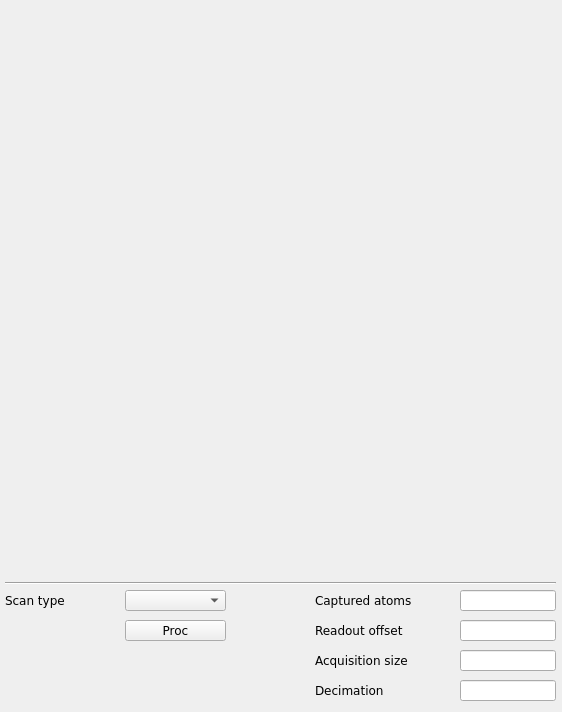
<?xml version="1.0" encoding="UTF-8"?>
<ui version="4.0">
 <class>mainWindow</class>
 <widget class="QMainWindow" name="mainWindow">
  <property name="geometry">
   <rect>
    <x>0</x>
    <y>0</y>
    <width>562</width>
    <height>712</height>
   </rect>
  </property>
  <property name="windowTitle">
   <string/>
  </property>
  <widget class="QWidget" name="centralwidget">
   <widget class="Line" name="line">
    <property name="geometry">
     <rect>
      <x>5</x>
      <y>575</y>
      <width>551</width>
      <height>16</height>
     </rect>
    </property>
    <property name="orientation">
     <enum>Qt::Horizontal</enum>
    </property>
   </widget>
   <widget class="caCartesianPlot" name="caCartesianPlot">
    <property name="geometry">
     <rect>
      <x>4</x>
      <y>10</y>
      <width>551</width>
      <height>561</height>
     </rect>
    </property>
    <property name="font">
     <font>
      <family>Sans</family>
      <pointsize>8</pointsize>
     </font>
    </property>
    <property name="Title" stdset="0">
     <string notr="true">SUM signal</string>
    </property>
    <property name="TitleX">
     <string notr="true">Bunches</string>
    </property>
    <property name="TitleY">
     <string notr="true">Arbitrary units</string>
    </property>
    <property name="channels_1" stdset="0">
     <string notr="true">;$(BPM):bunch_synth.Sum</string>
    </property>
    <property name="Style_1">
     <enum>caCartesianPlot::Lines</enum>
    </property>
    <property name="symbol_1">
     <enum>caCartesianPlot::Star1</enum>
    </property>
    <property name="color_1">
     <color>
      <red>255</red>
      <green>170</green>
      <blue>0</blue>
     </color>
    </property>
    <property name="channels_2" stdset="0">
     <string notr="true"/>
    </property>
    <property name="symbol_2">
     <enum>caCartesianPlot::Star2</enum>
    </property>
    <property name="color_2">
     <color>
      <red>6</red>
      <green>0</green>
      <blue>255</blue>
     </color>
    </property>
    <property name="plotMode">
     <enum>caCartesianPlot::PlotNPointsAndStop</enum>
    </property>
    <property name="countNumOrChannel" stdset="0">
     <string notr="true"/>
    </property>
    <property name="triggerChannel" stdset="0">
     <string notr="true"/>
    </property>
    <property name="foreground">
     <color alpha="0">
      <red>255</red>
      <green>255</green>
      <blue>255</blue>
     </color>
    </property>
    <property name="gridColor">
     <color>
      <red>0</red>
      <green>0</green>
      <blue>0</blue>
     </color>
    </property>
    <property name="XaxisScaling" stdset="0">
     <enum>caCartesianPlot::Auto</enum>
    </property>
    <property name="XaxisLimits">
     <string>0;100</string>
    </property>
    <property name="YaxisLimits">
     <string>-1000000;-900000</string>
    </property>
   </widget>
   <widget class="caTextEntry" name="tbtddcsynth_offs">
    <property name="geometry">
     <rect>
      <x>460</x>
      <y>620</y>
      <width>96</width>
      <height>21</height>
     </rect>
    </property>
    <property name="font">
     <font>
      <family>DejaVu Sans</family>
      <pointsize>10</pointsize>
     </font>
    </property>
    <property name="alignment">
     <set>Qt::AlignRight|Qt::AlignTrailing|Qt::AlignVCenter</set>
    </property>
    <property name="channel" stdset="0">
     <string notr="true">$(BPM):bunch_synth.OFFS</string>
    </property>
    <property name="fontScaleMode">
     <enum>caLineEdit::WidthAndHeight</enum>
    </property>
   </widget>
   <widget class="caTextEntry" name="tbtddcsynth_offs_2">
    <property name="geometry">
     <rect>
      <x>460</x>
      <y>590</y>
      <width>96</width>
      <height>21</height>
     </rect>
    </property>
    <property name="font">
     <font>
      <family>DejaVu Sans</family>
      <pointsize>10</pointsize>
     </font>
    </property>
    <property name="alignment">
     <set>Qt::AlignRight|Qt::AlignTrailing|Qt::AlignVCenter</set>
    </property>
    <property name="channel" stdset="0">
     <string notr="true">$(BPM):bunch:captured_atoms</string>
    </property>
    <property name="fontScaleMode">
     <enum>caLineEdit::WidthAndHeight</enum>
    </property>
   </widget>
   <widget class="caMessageButton" name="camessagebutton">
    <property name="geometry">
     <rect>
      <x>125</x>
      <y>620</y>
      <width>101</width>
      <height>21</height>
     </rect>
    </property>
    <property name="font">
     <font>
      <family>DejaVu Sans</family>
      <pointsize>9</pointsize>
     </font>
    </property>
    <property name="text">
     <string>Proc</string>
    </property>
    <property name="flat">
     <bool>false</bool>
    </property>
    <property name="fontScaleMode">
     <enum>EPushButton::WidthAndHeight</enum>
    </property>
    <property name="channel" stdset="0">
     <string notr="true">$(BPM):bunch_synth.PROC</string>
    </property>
    <property name="background">
     <color>
      <red>255</red>
      <green>255</green>
      <blue>255</blue>
     </color>
    </property>
    <property name="pressMessage">
     <string notr="true">1</string>
    </property>
   </widget>
   <widget class="QLabel" name="label_22">
    <property name="geometry">
     <rect>
      <x>315</x>
      <y>680</y>
      <width>181</width>
      <height>20</height>
     </rect>
    </property>
    <property name="font">
     <font>
      <family>DejaVu Sans</family>
      <pointsize>9</pointsize>
     </font>
    </property>
    <property name="text">
     <string>Decimation</string>
    </property>
   </widget>
   <widget class="caMenu" name="tbtddcsynth_scan">
    <property name="geometry">
     <rect>
      <x>125</x>
      <y>590</y>
      <width>101</width>
      <height>21</height>
     </rect>
    </property>
    <property name="font">
     <font>
      <family>DejaVu Sans</family>
      <pointsize>9</pointsize>
     </font>
    </property>
    <property name="channel" stdset="0">
     <string notr="true">$(BPM):bunch_synth.SCAN</string>
    </property>
   </widget>
   <widget class="caTextEntry" name="tbtddcsynth_ngrp_2">
    <property name="geometry">
     <rect>
      <x>460</x>
      <y>680</y>
      <width>96</width>
      <height>21</height>
     </rect>
    </property>
    <property name="font">
     <font>
      <family>DejaVu Sans</family>
      <pointsize>10</pointsize>
     </font>
    </property>
    <property name="alignment">
     <set>Qt::AlignRight|Qt::AlignTrailing|Qt::AlignVCenter</set>
    </property>
    <property name="channel" stdset="0">
     <string notr="true">$(BPM):bunch_synth:request_qualifiers:decimation</string>
    </property>
    <property name="precisionMode">
     <enum>caLineEdit::User</enum>
    </property>
    <property name="limitsMode">
     <enum>caLineEdit::User</enum>
    </property>
    <property name="maxValue">
     <double>100000.000000000000000</double>
    </property>
    <property name="minValue">
     <double>10.000000000000000</double>
    </property>
    <property name="fontScaleMode">
     <enum>caLineEdit::WidthAndHeight</enum>
    </property>
   </widget>
   <widget class="QLabel" name="label_20">
    <property name="geometry">
     <rect>
      <x>5</x>
      <y>590</y>
      <width>131</width>
      <height>20</height>
     </rect>
    </property>
    <property name="font">
     <font>
      <family>DejaVu Sans</family>
      <pointsize>9</pointsize>
     </font>
    </property>
    <property name="text">
     <string>Scan type</string>
    </property>
   </widget>
   <widget class="QLabel" name="label_21">
    <property name="geometry">
     <rect>
      <x>315</x>
      <y>620</y>
      <width>181</width>
      <height>20</height>
     </rect>
    </property>
    <property name="font">
     <font>
      <family>DejaVu Sans</family>
      <pointsize>9</pointsize>
     </font>
    </property>
    <property name="text">
     <string>Readout offset</string>
    </property>
   </widget>
   <widget class="QLabel" name="label_19">
    <property name="geometry">
     <rect>
      <x>315</x>
      <y>650</y>
      <width>181</width>
      <height>20</height>
     </rect>
    </property>
    <property name="font">
     <font>
      <family>DejaVu Sans</family>
      <pointsize>9</pointsize>
     </font>
    </property>
    <property name="text">
     <string>Acquisition size</string>
    </property>
   </widget>
   <widget class="caTextEntry" name="tbtddcsynth_ngrp">
    <property name="geometry">
     <rect>
      <x>460</x>
      <y>650</y>
      <width>96</width>
      <height>21</height>
     </rect>
    </property>
    <property name="font">
     <font>
      <family>DejaVu Sans</family>
      <pointsize>10</pointsize>
     </font>
    </property>
    <property name="alignment">
     <set>Qt::AlignRight|Qt::AlignTrailing|Qt::AlignVCenter</set>
    </property>
    <property name="channel" stdset="0">
     <string notr="true">$(BPM):bunch_synth.NGRP</string>
    </property>
    <property name="precisionMode">
     <enum>caLineEdit::User</enum>
    </property>
    <property name="limitsMode">
     <enum>caLineEdit::User</enum>
    </property>
    <property name="maxValue">
     <double>100000.000000000000000</double>
    </property>
    <property name="minValue">
     <double>10.000000000000000</double>
    </property>
    <property name="fontScaleMode">
     <enum>caLineEdit::WidthAndHeight</enum>
    </property>
   </widget>
   <widget class="QLabel" name="label_23">
    <property name="geometry">
     <rect>
      <x>315</x>
      <y>590</y>
      <width>181</width>
      <height>20</height>
     </rect>
    </property>
    <property name="font">
     <font>
      <family>DejaVu Sans</family>
      <pointsize>9</pointsize>
     </font>
    </property>
    <property name="text">
     <string>Captured atoms</string>
    </property>
   </widget>
  </widget>
 </widget>
 <customwidgets>
  <customwidget>
   <class>QwtPlot</class>
   <extends>QFrame</extends>
   <header>qwt_plot.h</header>
  </customwidget>
  <customwidget>
   <class>caMenu</class>
   <extends>QComboBox</extends>
   <header>caMenu</header>
  </customwidget>
  <customwidget>
   <class>caTextEntry</class>
   <extends>caLineEdit</extends>
   <header>caTextEntry</header>
  </customwidget>
  <customwidget>
   <class>caMessageButton</class>
   <extends>QPushButton</extends>
   <header>caMessageButton</header>
  </customwidget>
  <customwidget>
   <class>caLineEdit</class>
   <extends>QLineEdit</extends>
   <header>caLineEdit</header>
  </customwidget>
  <customwidget>
   <class>caCartesianPlot</class>
   <extends>QwtPlot</extends>
   <header>caCartesianPlot</header>
   <container>1</container>
  </customwidget>
 </customwidgets>
 <resources/>
 <connections/>
</ui>
